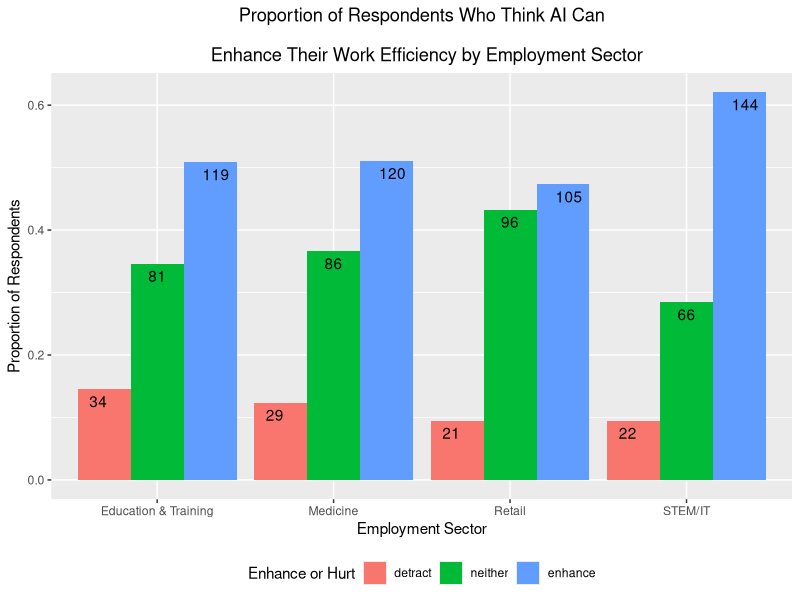
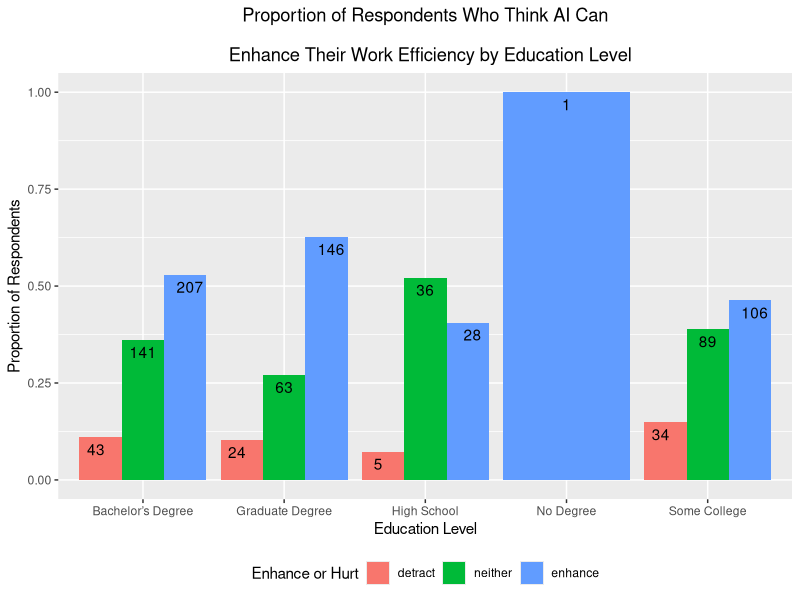
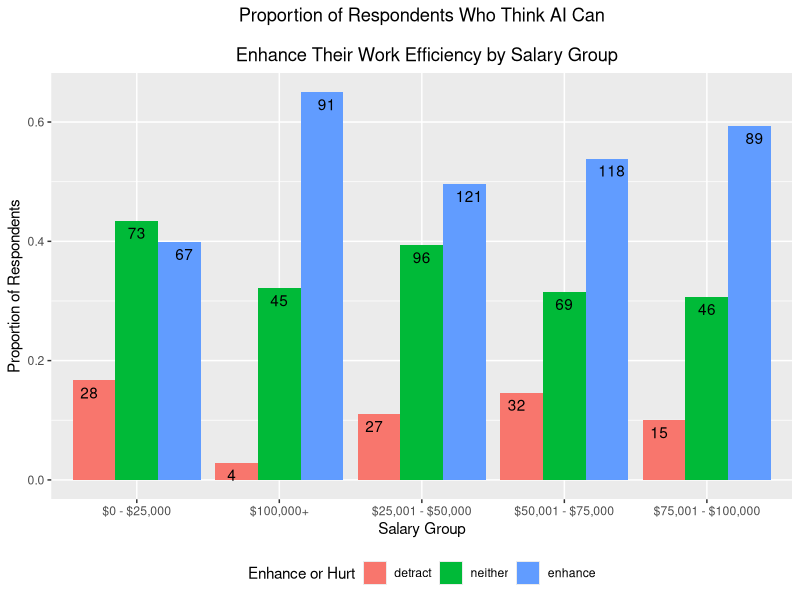
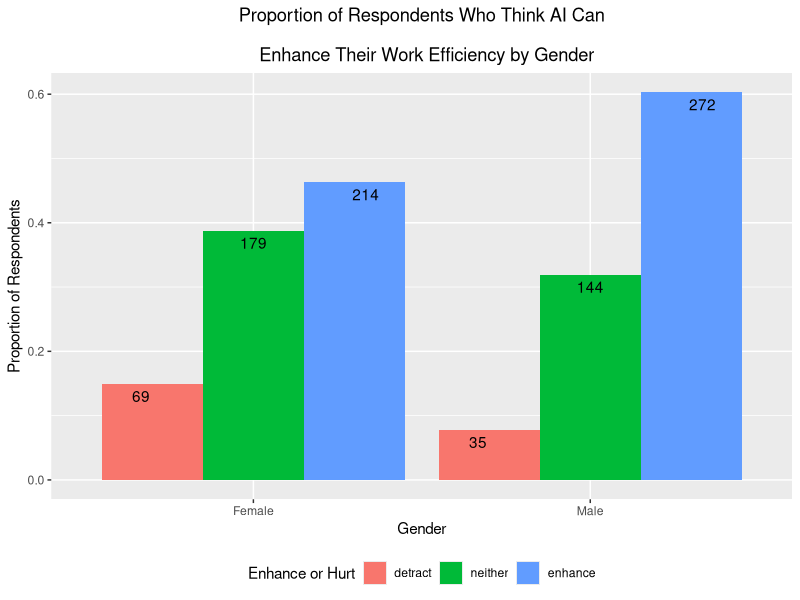
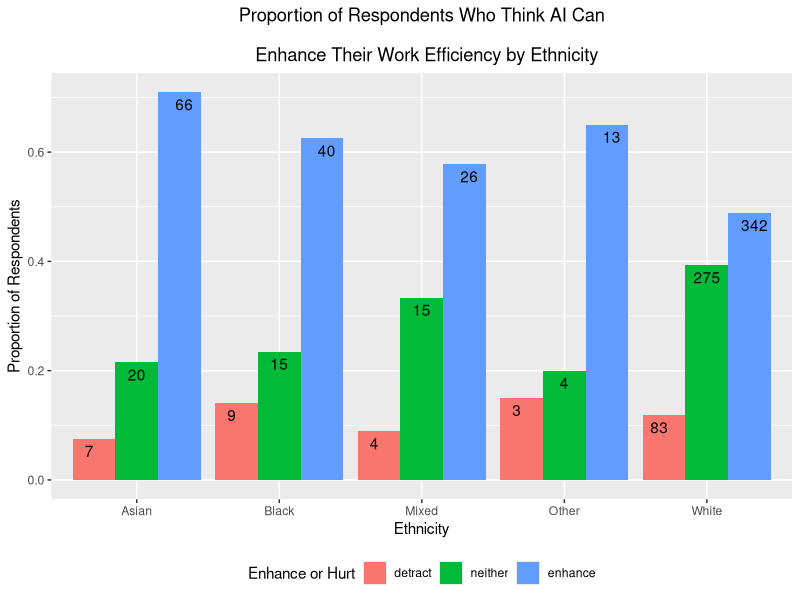
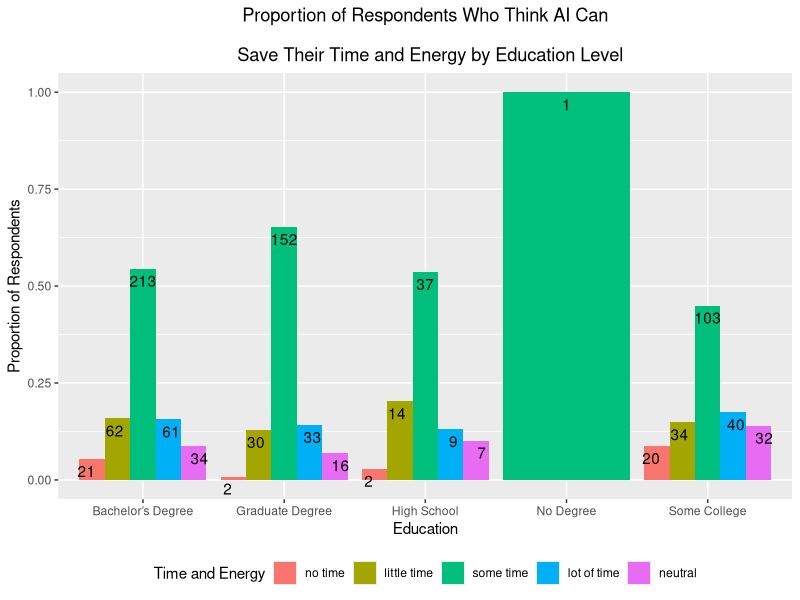
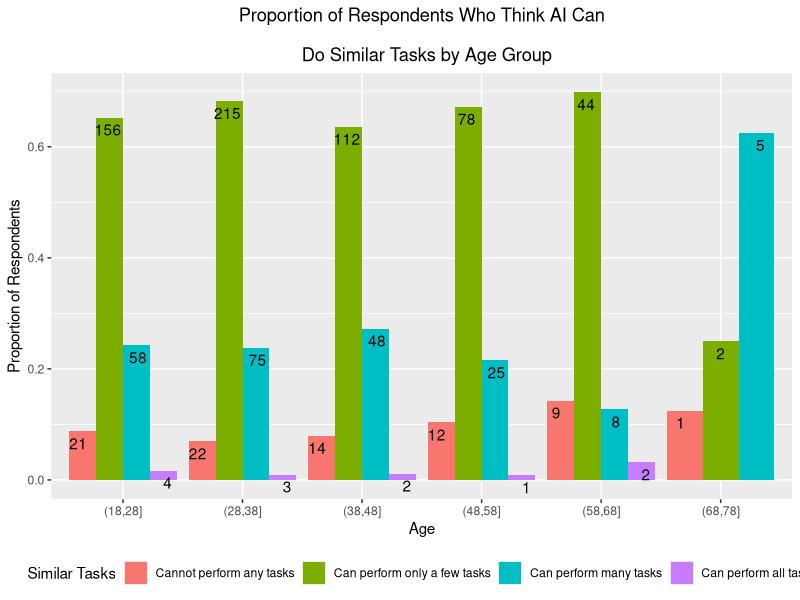
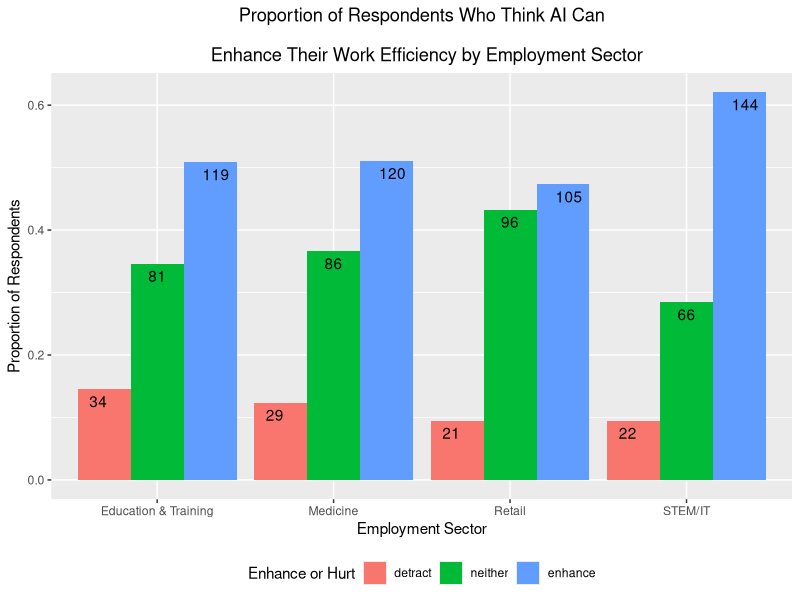

The R script that drew these images, in order:
## ---- chunk 1
library(tidyverse)
library(ggplot2)

# Load data. Top row is column name.
edu <- read.csv("prolific_edu.csv")
health <- read.csv("prolific_health.csv")
retail <- read.csv("prolific_retail.csv")
tech <- read.csv("prolific_tech.csv")
qualtrics <- read.csv("qualtrics_data.csv")
## ---- chunk 2
# Combine data into one data frame after mutating Age to be one data type
edu <- edu %>% mutate(Age = as.character(Age))
health <- health %>% mutate(Age = as.character(Age))
retail <- retail %>% mutate(Age = as.character(Age))
tech <- tech %>% mutate(Age = as.character(Age))

combined <- bind_rows(edu, health, retail, tech)
# export combined data to csv
# write.csv(combined, "combined_non_qualtrics.csv")
## ---- chunk 3
# combine qualtrics and combined data using qualtrics data's
#     ProlificID column and combined data's Participant id
combined <- left_join(qualtrics, combined,
  by = c("ProlificID" = "Participant.id")
)
# rename "Duration..in.seconds." column to "Duration"
colnames(combined)[
  colnames(combined) == "Duration..in.seconds."
] <- "Duration"
# rename "Ethnicity.simplified" column to "Ethnicity"
colnames(combined)[
  colnames(combined) == "Ethnicity.simplified"
] <- "Ethnicity"
# remove Age.x and keep only Age.y column and rename Age.y to Age
combined <- combined %>%
  select(-Age.x) %>%
  rename(Age = Age.y)
# remove Status.x and Status.y columns
combined <- combined %>%
  select(-Status.x) %>%
  select(-Status.y)
# remove Finished, Progress, UserLanguage, DistributionChannel,
# Nationality, and Consent columns
combined <- combined %>%
  select(-Finished) %>%
  select(-Progress) %>%
  select(-UserLanguage) %>%
  select(-DistributionChannel) %>%
  select(-Nationality) %>%
  select(-Consent)


# remove rows where Submission.id is NA
combined <- combined %>%
  filter(!is.na(Submission.id))
# Keep only rows which say "United States" in "Country.of.residence" column
combined <- combined %>%
  filter(combined$Country.of.residence == "United States")

# Replace all cells that say "Information Technology" and
# "Science, Technology, Engineering & Mathematics" to "STEM/IT"
# in Employment.sector column
combined$Employment.sector[
  combined$Employment.sector == "Information Technology"
] <- "STEM/IT"
combined$Employment.sector[
  combined$Employment.sector == "Science, Technology, Engineering & Mathematics"
] <- "STEM/IT"

# Replace all cells in column EnhanceHurt that say
# "AI will neither enhance nor detract from my work" to "neither",
# "AI will enhance my work" to "enhance", and
# "AI will detract from my work" to "detract"
combined$EnhanceHurt[
  combined$EnhanceHurt == "AI will neither enhance nor detract from my work"
] <- "neither"
combined$EnhanceHurt[
  combined$EnhanceHurt == "AI will enhance my work"
] <- "enhance"
combined$EnhanceHurt[
  combined$EnhanceHurt == "AI will detract from my work"
] <- "detract"

# Replace all cells in column TimeEnergy that say
# "Save a lot of time" to "lot of time",
# "Save little time" to "little time",
# "Save no time" to "no time",
# "Save some time" to "some time", and
# "Neutral" to "neutral"
combined$TimeEnergy[
  combined$TimeEnergy == "Save a lot of time"
] <- "lot of time"
combined$TimeEnergy[
  combined$TimeEnergy == "Save little time"
] <- "little time"
combined$TimeEnergy[
  combined$TimeEnergy == "Save no time"
] <- "no time"
combined$TimeEnergy[
  combined$TimeEnergy == "Save some time"
] <- "some time"
combined$TimeEnergy[
  combined$TimeEnergy == "Neutral"
] <- "neutral"

# export data to csv
# write.csv(combined, "combined_qualtrics.csv")
## ---- chunk 4
# Keep only rows which say "Compose an email" in "Attention" column
combined <- combined %>% filter(combined$Attention == "Compose an email")
# remove Attention column
combined <- combined %>% select(-Attention)
# export data to csv
# write.csv(combined, "combined_qualtrics_attentive.csv")
## ---- chunk 5
# Create a new data frame with only the columns we need
avg_time <- combined %>% select(Duration)
# Remove rows where Duration is NA
avg_time <- avg_time %>% filter(!is.na(Duration))
# Calculate the average time taken to complete the survey
avg_time <- avg_time %>% summarise(avg_time = mean(Duration))
# Convert to <x> minutes and <y> seconds
avg_time$avg_time <- avg_time$avg_time / 60
avg_time$avg_time <- paste0(
  floor(avg_time$avg_time),
  " minutes and ",
  round((avg_time$avg_time - floor(avg_time$avg_time)) * 60),
  " seconds"
)
# Print the average time taken to complete the survey
avg_time
## ---- chunk 6
# Create a new data frame with only the columns we need
enhancehurt_vs_sector <- combined %>%
  select(EnhanceHurt, Employment.sector)
## ---- chunk 7
# Remove rows where Employment.sector is NA
enhancehurt_vs_sector <- enhancehurt_vs_sector %>%
  filter(!is.na(Employment.sector))
# Remove rows where EnhanceHurt is NA
enhancehurt_vs_sector <- enhancehurt_vs_sector %>%
  filter(!is.na(EnhanceHurt))
## ---- chunk 8
# For each sector, calculate the proportion of
# respondents who think AI can enhance their work efficiency
enhancehurt_vs_sector <- enhancehurt_vs_sector %>%
  group_by(Employment.sector, EnhanceHurt) %>%
  summarize(count = n()) %>%
  mutate(prop = count / sum(count))
# Visualize using different histogram for each sector.
# Show the number of respondents inside each bar.
# make legend bottom. Wrap x axis labels without changing plot size.
enhancehurt_vs_sector_plot <- ggplot(
  enhancehurt_vs_sector,
  aes(
    x = Employment.sector,
    y = prop, fill = factor(EnhanceHurt,
      levels = c("detract", "neither", "enhance")
    )
  ),
  ylim = c(0, 1)
) +
  geom_bar(stat = "identity", position = "dodge") +
  geom_text(aes(label = count),
    position = position_dodge(width = 1),
    vjust = 1.5
  ) +
  labs(
    x = "Employment Sector", y = "Proportion of Respondents",
    fill = "Enhance or Hurt"
  ) +
  ggtitle("Proportion of Respondents Who Think AI Can\n
  Enhance Their Work Efficiency by Employment Sector") +
  theme(
    plot.title = element_text(hjust = 0.5),
    legend.position = "bottom"
  )

enhancehurt_vs_sector_plot
# save to png
ggsave("enhancehurt_vs_sector_plot.png",
  width = 10, height = 6, units = "in", dpi = 300
)
## ---- chunk 9
# Create a new data frame with only the columns we need
enhancehurt_vs_education <- combined %>%
  select(EnhanceHurt, Education)
## ---- chunk 10
# Remove rows where Education is NA
enhancehurt_vs_education <- enhancehurt_vs_education %>%
  filter(!is.na(Education))
# Remove rows where EnhanceHurt is NA
enhancehurt_vs_education <- enhancehurt_vs_education %>%
  filter(!is.na(EnhanceHurt))
## ---- chunk 11
# For each education level, calculate the proportion of
# respondents who think AI can enhance their work efficiency
enhancehurt_vs_education <- enhancehurt_vs_education %>%
  group_by(Education, EnhanceHurt) %>%
  summarize(count = n()) %>%
  mutate(prop = count / sum(count))
# Visualize using different histogram for each education level.
# Show the number of respondents on each bar.
enhancehurt_vs_education_plot <- ggplot(
  enhancehurt_vs_education,
  aes(
    x = Education, y = prop, fill = factor(EnhanceHurt,
      levels = c("detract", "neither", "enhance")
    )
  ),
  ylim = c(0, 1)
) +
  geom_bar(stat = "identity", position = "dodge") +
  geom_text(aes(label = count),
    position = position_dodge(width = 1),
    vjust = 1.5
  ) +
  labs(
    x = "Education Level", y = "Proportion of Respondents",
    fill = "Enhance or Hurt"
  ) +
  ggtitle("Proportion of Respondents Who Think AI Can\n
  Enhance Their Work Efficiency by Education Level") +
  theme(plot.title = element_text(hjust = 0.5)) +
  theme(legend.position = "bottom")

enhancehurt_vs_education_plot
# save to png
ggsave("enhancehurt_vs_education_plot.png",
  width = 10, height = 6, units = "in", dpi = 300
)
## ---- chunk 12
# Create a new data frame with only the columns we need
enhancehurt_vs_salary <- combined %>% select(EnhanceHurt, Salary)
## ---- chunk 13
# Remove rows where Salary is NA
enhancehurt_vs_salary <- enhancehurt_vs_salary %>%
  filter(!is.na(Salary))
# Remove rows where EnhanceHurt is NA
enhancehurt_vs_salary <- enhancehurt_vs_salary %>%
  filter(!is.na(EnhanceHurt))

# remove rows where Salary is empty
enhancehurt_vs_salary <- enhancehurt_vs_salary %>%
  filter(Salary != "")
## ---- chunk 14
# Create a new dataframe with the proportion of respondents who
# think AI can enhance their work efficiency for each salary group
enhancehurt_vs_salary <- enhancehurt_vs_salary %>%
  group_by(Salary, EnhanceHurt) %>%
  summarize(count = n()) %>%
  mutate(prop = count / sum(count))
# Visualize using different histogram for each salary group.
# Show the number of respondents on each bar.
enhancehurt_vs_salary_plot <- ggplot(
  enhancehurt_vs_salary,
  aes(
    x = Salary, y = prop, fill = factor(EnhanceHurt,
      levels = c("detract", "neither", "enhance")
    )
  ),
  ylim = c(0, 1)
) +
  geom_bar(stat = "identity", position = "dodge") +
  geom_text(aes(label = count),
    position = position_dodge(width = 1),
    vjust = 1.5
  ) +
  labs(
    x = "Salary Group",
    y = "Proportion of Respondents",
    fill = "Enhance or Hurt"
  ) +
  ggtitle("Proportion of Respondents Who Think AI Can\n
  Enhance Their Work Efficiency by Salary Group") +
  theme(plot.title = element_text(hjust = 0.5)) +
  theme(legend.position = "bottom")

enhancehurt_vs_salary_plot
# save to png
ggsave("enhancehurt_vs_salary_plot.png",
  width = 10, height = 6, units = "in", dpi = 300
)
## ---- chunk 15
# Create a new data frame with only the columns we need
enhancehurt_vs_gender <- combined %>% select(EnhanceHurt, Gender)
## ---- chunk 16
# Remove rows where Gender is NA
enhancehurt_vs_gender <- enhancehurt_vs_gender %>%
  filter(!is.na(Gender))
# Remove rows where EnhanceHurt is NA
enhancehurt_vs_gender <- enhancehurt_vs_gender %>%
  filter(!is.na(EnhanceHurt))

# remove rows where Gender is empty
enhancehurt_vs_gender <- enhancehurt_vs_gender %>%
  filter(Gender != "Prefer to self-describe:")
## ---- chunk 17
# Create a new dataframe with the proportion of respondents who
# think AI can enhance their work efficiency for each gender
enhancehurt_vs_gender <- enhancehurt_vs_gender %>%
  group_by(Gender, EnhanceHurt) %>%
  summarize(count = n()) %>%
  mutate(prop = count / sum(count))
# Visualize the proportion of respondents who think AI can
# enhance or hurt, based on gender, using a bar chart.
# Show the number of respondents inside each bar.
# make legend bottom. Wrap x axis labels without changing plot size.
enhancehurt_vs_gender_plot <- ggplot(
  enhancehurt_vs_gender,
  aes(
    x = Gender,
    y = prop, fill = factor(EnhanceHurt,
      levels = c("detract", "neither", "enhance")
    )
  ),
  ylim = c(0, 1)
) +
  geom_bar(stat = "identity", position = "dodge") +
  geom_text(aes(label = count),
    position = position_dodge(width = 1),
    vjust = 1.5
  ) +
  labs(
    x = "Gender", y = "Proportion of Respondents",
    fill = "Enhance or Hurt"
  ) +
  ggtitle("Proportion of Respondents Who Think AI Can\n
  Enhance Their Work Efficiency by Gender") +
  theme(
    plot.title = element_text(hjust = 0.5),
    legend.position = "bottom"
  )

enhancehurt_vs_gender_plot
# save to png
ggsave("enhancehurt_vs_gender_plot.png",
  width = 10, height = 6, units = "in", dpi = 300
)
## ---- chunk 18
# Create a new data frame with only the columns we need
enhancehurt_vs_ethnicity <- combined %>% select(EnhanceHurt, Ethnicity)
## ---- chunk 19
# Remove rows where Country is NA
enhancehurt_vs_ethnicity <- enhancehurt_vs_ethnicity %>%
  filter(!is.na(Ethnicity))
# Remove rows where EnhanceHurt is NA
enhancehurt_vs_ethnicity <- enhancehurt_vs_ethnicity %>%
  filter(!is.na(EnhanceHurt))

# Remove rows where Country is empty
enhancehurt_vs_ethnicity <- enhancehurt_vs_ethnicity %>%
  filter(Ethnicity != "")
# Remove the Ethnicity which says "DATA_EXPIRED"
enhancehurt_vs_ethnicity <- enhancehurt_vs_ethnicity %>%
  filter(enhancehurt_vs_ethnicity$Ethnicity != "DATA_EXPIRED")
## ---- chunk 20
# Create a new dataframe with the proportion of respondents who
# think AI can enhance their work efficiency for each country
enhancehurt_vs_ethnicity <- enhancehurt_vs_ethnicity %>%
  group_by(Ethnicity, EnhanceHurt) %>%
  summarize(count = n()) %>%
  mutate(prop = count / sum(count))
# Visualize the proportion of respondents who think AI can
# enhance or hurt, based on country, using a bar chart.
# Show the number of respondents inside each bar.
# make legend bottom. Wrap x axis labels without changing plot size.
enhancehurt_vs_ethnicity_plot <- ggplot(
  enhancehurt_vs_ethnicity,
  aes(
    x = Ethnicity,
    y = prop, fill = factor(EnhanceHurt,
      levels = c("detract", "neither", "enhance")
    )
  ),
  ylim = c(0, 1)
) +
  geom_bar(stat = "identity", position = "dodge") +
  geom_text(aes(label = count),
    position = position_dodge(width = 1),
    vjust = 1.5
  ) +
  labs(
    x = "Ethnicity",
    y = "Proportion of Respondents",
    fill = "Enhance or Hurt"
  ) +
  ggtitle("Proportion of Respondents Who Think AI Can\n
  Enhance Their Work Efficiency by Ethnicity") +
  theme(
    plot.title = element_text(hjust = 0.5),
    legend.position = "bottom"
  )

enhancehurt_vs_ethnicity_plot

# save to png
ggsave("enhancehurt_vs_ethnicity_plot.png",
  width = 10, height = 6, units = "in", dpi = 300
)
## ---- chunk 21
# Create a new data frame with only the columns we need
timeenergy_vs_education <- combined %>% select(TimeEnergy, Education)
## ---- chunk 22
# Remove rows where Education is NA
timeenergy_vs_education <- timeenergy_vs_education %>%
  filter(!is.na(Education))
# Remove rows where TimeEnergy is NA
timeenergy_vs_education <- timeenergy_vs_education %>%
  filter(!is.na(TimeEnergy))

# Remove rows where Education is empty
timeenergy_vs_education <- timeenergy_vs_education %>%
  filter(Education != "")
## ---- chunk 23
# Create a new dataframe with the proportion of respondents who
# think AI can save their time and energy for each education level
timeenergy_vs_education <- timeenergy_vs_education %>%
  group_by(Education, TimeEnergy) %>%
  summarize(count = n()) %>%
  mutate(prop = count / sum(count))
# Visualize the proportion of respondents who think AI can
# save their time and energy, based on education level, using a bar chart.
# Show the number of respondents inside each bar.
# make legend bottom. Wrap x axis labels without changing plot size.
# order the bars as "no time", "little time", "some time", "lot of time", and "neutral".
timeenergy_vs_education_plot <- ggplot(
  timeenergy_vs_education,
  aes(
    x = Education,
    y = prop, fill = factor(TimeEnergy,
      levels = c("no time", "little time", "some time", "lot of time", "neutral")
    )
  ),
  ylim = c(0, 1)
) +
  geom_bar(stat = "identity", position = "dodge") +
  geom_text(aes(label = count),
    position = position_dodge(width = 1),
    vjust = 1.5
  ) +
  labs(
    x = "Education", y = "Proportion of Respondents",
    fill = "Time and Energy"
  ) +
  ggtitle("Proportion of Respondents Who Think AI Can\n
  Save Their Time and Energy by Education Level") +
  theme(
    plot.title = element_text(hjust = 0.5),
    legend.position = "bottom"
  )

timeenergy_vs_education_plot

# save to png
ggsave("timeenergy_vs_education_plot.png",
  width = 10, height = 6, units = "in", dpi = 300
)
## ---- chunk 24
# Create a new data frame with only the columns we need
similartasks_vs_age <- combined %>% select(SimilarTasks, Age)
## ---- chunk 25
# Remove the Ages which say "DATA_EXPIRED" and "923"
similartasks_vs_age <- similartasks_vs_age %>%
  filter(similartasks_vs_age$Age != "DATA_EXPIRED")
similartasks_vs_age <- similartasks_vs_age %>%
  filter(similartasks_vs_age$Age != "923")
# Remove rows where Age is NA
similartasks_vs_age <- similartasks_vs_age %>%
  filter(!is.na(Age))
# Remove rows where SimilarTasks is NA
similartasks_vs_age <- similartasks_vs_age %>%
  filter(!is.na(SimilarTasks))

# Change age rows which say "79" and "80" to "73"
similartasks_vs_age$Age[similartasks_vs_age$Age == "79"] <- "73"
similartasks_vs_age$Age[similartasks_vs_age$Age == "80"] <- "73"

# Convert Age to numeric
similartasks_vs_age$Age <- as.numeric(as.character(similartasks_vs_age$Age))
# group ages by 5 years
similartasks_vs_age$Age <- cut(similartasks_vs_age$Age,
  breaks = seq(18, 80, by = 10)
)
# remove NA
similartasks_vs_age <- similartasks_vs_age %>% filter(!is.na(Age))

# create a new dataframe with the proportion of respondents who think AI can enhance their work efficiency for each age group
similartasks_vs_age <- similartasks_vs_age %>%
  group_by(Age, SimilarTasks) %>%
  summarize(count = n()) %>%
  mutate(prop = count / sum(count))
## ---- chunk 26
# Visualize the proportion of respondents who think AI can
# do similar tasks, based on age group, using a bar chart.
# Show the number of respondents inside each bar.
# make legend bottom. Wrap x axis labels without changing plot size.
# order the bars as "Cannot perform any tasks", "Can perform only a few tasks",
# "Can perform many tasks", "Can perform all tasks".
# force the y axis to start at 0 and end at 1.
similartasks_vs_age_plot <- ggplot( 
  similartasks_vs_age,
  aes(
    x = Age,
    y = prop, fill = factor(SimilarTasks,
      levels = c("Cannot perform any tasks", "Can perform only a few tasks",
      "Can perform many tasks", "Can perform all tasks")
    )
  ),
  ylim = c(0, 1)
) +
  geom_bar(stat = "identity", position = "dodge") +
  geom_text(aes(label = count),
    position = position_dodge(width = 1),
    vjust = 1.5
  ) +
  labs(
    x = "Age", y = "Proportion of Respondents",
    fill = "Similar Tasks"
  ) +
  ggtitle("Proportion of Respondents Who Think AI Can\n
  Do Similar Tasks by Age Group") +
  theme(
    plot.title = element_text(hjust = 0.5),
    legend.position = "bottom"
  )

similartasks_vs_age_plot

# save to png
ggsave("similartasks_vs_age_plot.png",
  width = 10, height = 6, units = "in", dpi = 300
)
